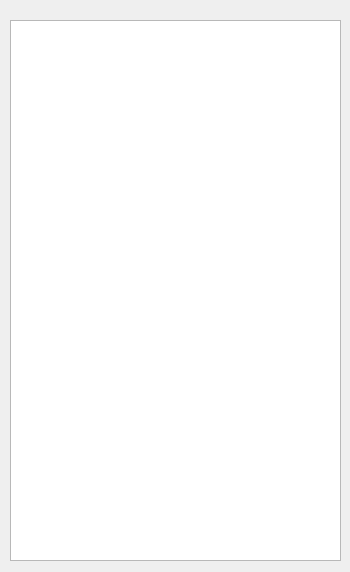
<?xml version="1.0" encoding="UTF-8"?>
<ui version="4.0">
 <class>Teachers_list</class>
 <widget class="QWidget" name="Teachers_list">
  <property name="geometry">
   <rect>
    <x>0</x>
    <y>0</y>
    <width>350</width>
    <height>572</height>
   </rect>
  </property>
  <property name="windowTitle">
   <string>Form</string>
  </property>
  <widget class="QTableView" name="tableView">
   <property name="geometry">
    <rect>
     <x>10</x>
     <y>20</y>
     <width>331</width>
     <height>541</height>
    </rect>
   </property>
  </widget>
 </widget>
 <resources/>
 <connections/>
</ui>
